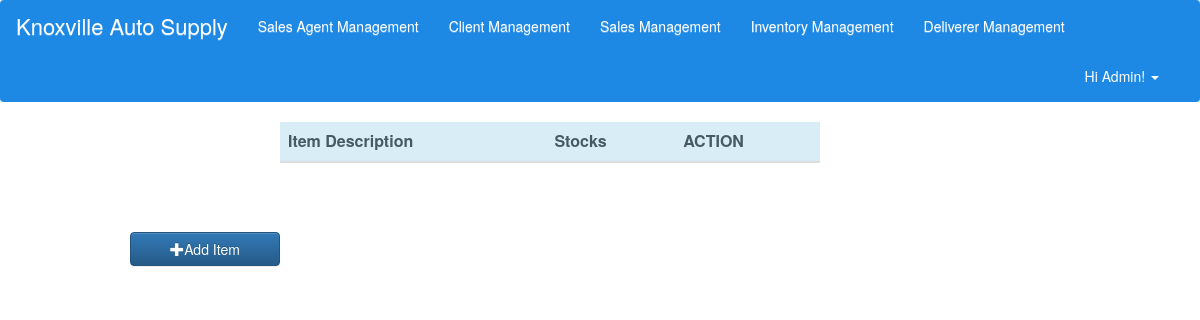
The app's page /index.php/knoxville/viewItems, older data.
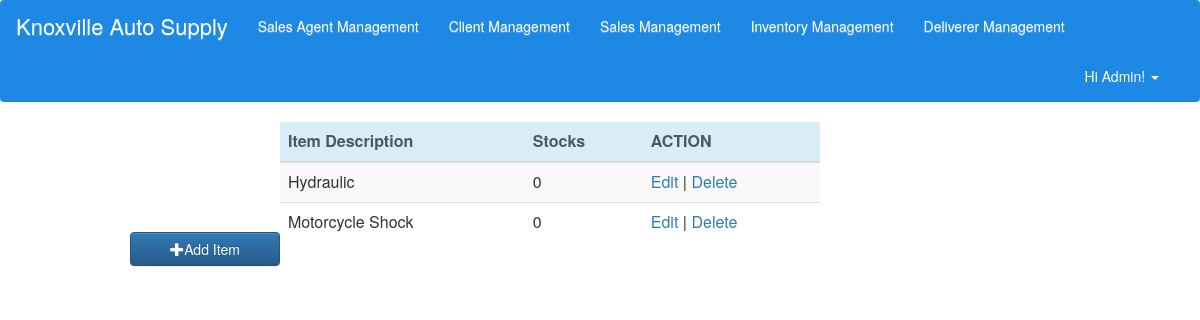
The same page, newer data.
### tables this page shows
CREATE TABLE `item` (
  `itemID` int(11) NOT NULL,
  `item_desc` varchar(30) NOT NULL,
  `stocks` int(11) NOT NULL DEFAULT '0'
);

### application/controllers/knoxville.php (called while the page is built, shortened)
<?php
class Knoxville extends CI_Controller {
    public function __construct(){
        $this->load->model('client_model','Client');
        $this->load->model('sales_agent_model','SalesAgent');
		$this->load->model('order_model','Order');
		$this->load->model('item_model','Item');
		$this->load->model('transaction_model','Transaction');
		$this->load->model('deliverer_model','Deliverer');
    }
    public function viewItems(){
        $result_array = $this->Item->read();
        $data['item'] = $result_array;
		$header_data['title'] = "View Inventory";
		$this->load->view('include/header',$header_data);
        $this->load->view('item_view',$data);
    }
}

### index.php (called while the page is built, shortened)
<?php
require_once BASEPATH.'core/CodeIgniter.php';

### application/models/item_model.php (called while the page is built, shortened)
<?php
class Item_model extends CI_Model {
    private $table = 'item';
    function read($condition=null){
        $this->db->select('*');
        $this->db->from($this->table);
        $query = $this->db->get();
        if($query->num_rows()>0)
            return $query->result_array();
        else
            return false;
    }
}
?>

### application/views/item_view.php (the view, shortened to what this page needs)
<!DOCTYPE html>
	<a href="<?php echo base_url('knoxville/addItem')?>"><button class="btn btn-primary" type="button" id="addButton"><span class="glyphicon glyphicon-plus"> </span>Add Item</button></a>
	<div id="table">
        <div class="table-responsive">
            <table class="table table-striped">
                <thead>
                    <tr id="trHead">
						<th class="info">Item Description</th>
						<th class="info">Stocks</th>
						<th class="info">ACTION</th>
					</tr>
				</thead>
        <tbody>
            <?php
                foreach($item as $c){
                    echo "<tr><td>".$c['item_desc']."</td><td>".$c['stocks']
                    .'</td><td><a href="'.base_url('knoxville/updateItem/'.$c['itemID']).'">Edit</a> | <a href="'.base_url('knoxville/delItem/'.$c['itemID']).'">Delete</a></td></tr>';
                }
            ?>
        </tbody>
    </table>
    </div>
</div>
</body>
</html>

### application/views/include/header.php (shortened to what this page needs)
<html>
<head>
	<link href="<?php echo base_url('bootstrap/css/bootstrap.css'); ?>" rel="stylesheet" type="text/css" />
	<link href="<?php echo base_url('bootstrap/css/bootstrap-theme.css'); ?>" rel="stylesheet" type="text/css" />
	<link href="<?php echo base_url('assets/css/MyCSS.css'); ?>" rel="stylesheet" type="text/css" />
</head>
<body>
    <nav class="navbar">
        <div class="container-fluid">
            <div class="navbar-header"><p class="navbar-brand">Knoxville Auto Supply</p>
            </div>
            <div class="collapse navbar-collapse" id="navcol-1">
                <ul class="nav navbar-nav">
					<li><a href="<?php echo base_url('knoxville/viewSalesAgents')?>" class="navigation">Sales Agent Management</a></li>
					<li><a href="<?php echo base_url('knoxville/viewClients')?>" class="navigation">Client Management</a></li>
					<li><a href="<?php echo base_url('knoxville/viewOrders')?>" class="navigation">Sales Management</a></li>
					<li><a href="<?php echo base_url('knoxville/viewItems')?>" class="navigation">Inventory Management</a></li>
					<li><a href="<?php echo base_url('knoxville/viewDeliverer')?>" class="navigation">Deliverer Management</a></li>
				</ul>
				<div id="users">
					<div class="dropdown">
					  Hi Admin!
					  <span class="caret" data-toggle="dropdown"></span>
					</div>
				</div>
            </div>
        </div>
    </nav>

### assets/css/MyCSS.css (style rules this page uses)
div#table { width:820px; height:300px; }
tr#trHead { color:#455A64; }
button#addButton.btn.btn-primary { margin-left:130px; margin-top: 110px; width:150px; float:left; }
nav.navbar { background-color:#1E88E5; color: #fff; }
.navigation { color: #fff; }
.navbar-brand { font-size: 22px; }
#users { margin: 15px 10px; float: right; }

Row changes from the older to the newer data that the page shows:
added item: item_desc "Hydraulic", stocks "0"
added item: item_desc "Motorcycle Shock", stocks "0"
